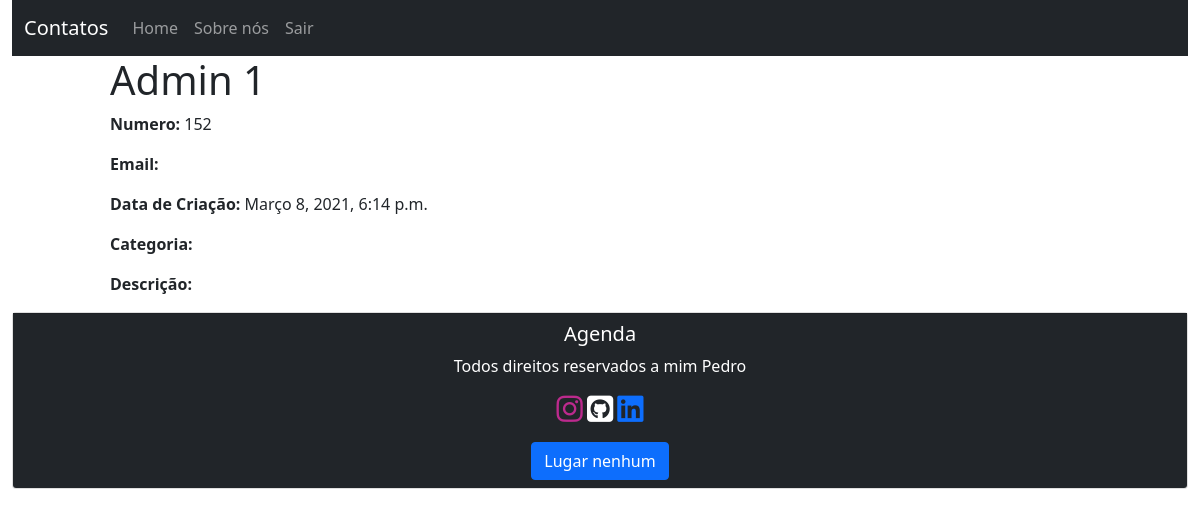
The page /contact/11 (signed in) on the database its author committed.
### contacts/models.py (models this page shows, shortened)
class Contact(models.Model):
    name = models.CharField(max_length=100)
    number = models.IntegerField()
    email = models.CharField(max_length=70, blank=True)
    creation_data = models.DateTimeField(default=timezone.now)
    description = models.TextField(blank=True)
    category = models.CharField(max_length=100, blank=True)
    user = models.ForeignKey(get_user_model(), on_delete=models.CASCADE)

### contacts/views.py (the view)
# urls.py: path('contact/<int:id>', views.contactsViews, name='contacts-views'),
@login_required
def contactsViews(request, id):
    contact = get_object_or_404(Contact, pk=id)
    return render(request, 'contacts/contacts.html', {'contact': contact})

### contacts/templates/contacts/contacts.html (shortened to what this page needs)
{% extends 'base.html' %}
{% block content %}
    <div class="offset-1 col-10 list-div">
        <h1>{{contact.name}}</h1>
        <p> <strong>Numero: </strong> {{contact.number}}</p>
        <p> <strong>Email: </strong>{{contact.email}}</p>
        <p> <strong>Data de Criação:</strong> {{contact.creation_data}}</p>
        <p> <strong>Categoria:</strong> {{contact.category}}</p>
        <p> <strong>Descrição:</strong> {{contact.description}}</p>
    </div>
{% endblock %}

### rows shown on the page
Contact: name "Admin 1", number "152", creation_data "Março 8, 2021, 6:14 p.m."
